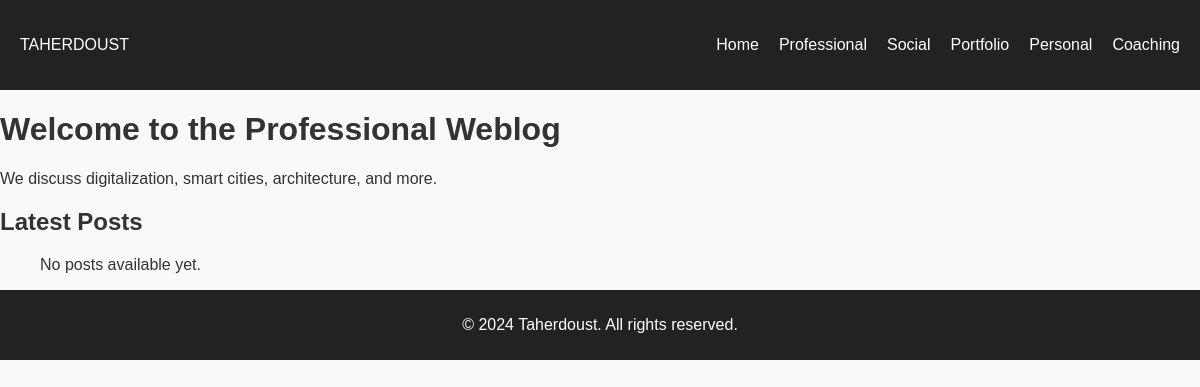
The page /professional-weblog/ on the database as committed earlier.
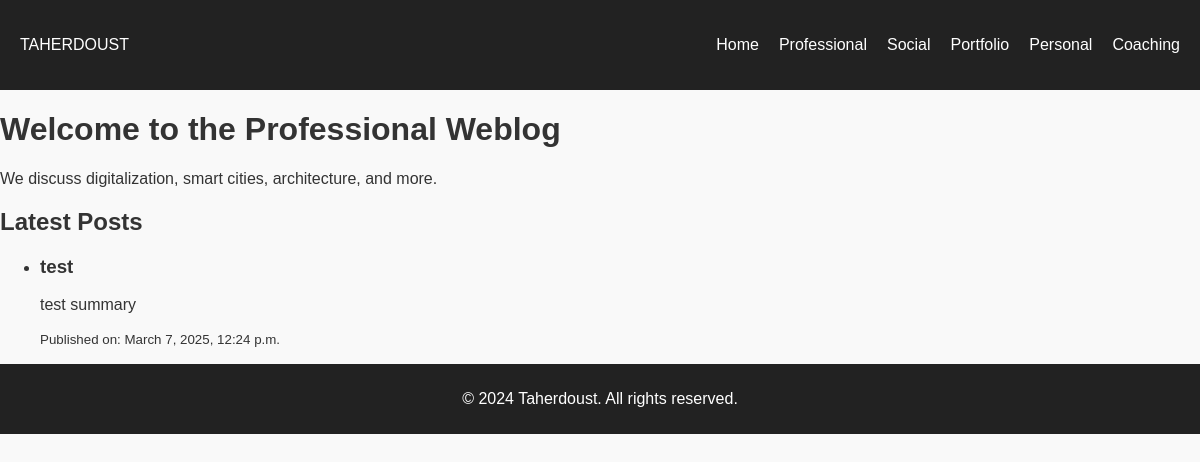
The same page on the database as committed later.
### weblog/models.py (models this page shows, shortened)
class Post(models.Model):
    title = models.CharField(max_length=255)  # Mandatory
    passage = models.TextField(blank=True, null=True)  # Optional
    album = models.ImageField(upload_to='albums/', blank=True, null=True)  # Optional
    summary = models.TextField(blank=True, null=True)  # Optional
    selected_picture = models.ImageField(upload_to='selected_pics/', blank=True, null=True)  # Optional
    classification = models.CharField(
        max_length=50,
        choices=[
            ('professional', 'Professional Weblog'),
            ('social', 'Social Weblog'),
            ('portfolio', 'Portfolio'),
            ('personal', 'Personal Weblog'),
            ('coaching', 'Coaching Page')
        ],
        blank=True, null=True  # Optional
    )
    privacy = models.CharField(
        max_length=10,
        choices=[('public', 'Public'), ('private', 'Private')],
        blank=True, null=True  # Optional
    )
    datetime = models.DateTimeField(auto_now_add=True)  # Automatically set on creation

### weblog/views.py (the view)
# urls.py: path('professional-weblog/', professional_weblog, name='professional'),
def professional_weblog(request):
    return weblog_page(request, 'professional', 'Professional Weblog', 'Welcome to the Professional Weblog', 'We discuss digitalization, smart cities, architecture, and more.')

### weblog/views.py (called while the page is built)
def weblog_page(request, classification, title, heading, description):
    posts = Post.objects.filter(classification=classification, privacy='public').order_by('-datetime')
    return render(request, 'weblog_page.html', {
        'page_title': title,
        'page_heading': heading,
        'page_description': description,
        'posts': posts
    })

### templates/weblog_page.html (shortened to what this page needs)
{% load static %}
<!DOCTYPE html>
<html lang="en">
<head>
    <link rel="stylesheet" href="{% static 'style.css' %}">
</head>
<body>
    {% include "includes/navbar.html" %}
    <div class="container">
        <h1>{{ page_heading }}</h1>
        <p>{{ page_description }}</p>
        <h2>Latest Posts</h2>
        <ul>
            {% for post in posts %}
                <li>
                    <h3>{{ post.title }}</h3>
                    <p>{{ post.summary }}</p>
                    <p><small>Published on: {{ post.datetime }}</small></p>
                </li>
            {% empty %}
                <p>No posts available yet.</p>
            {% endfor %}
        </ul>
    </div>
    {% include "includes/footer.html" %}
</body>
</html>

Rows that differ between the two databases and show on the page:
added Post: title "test", summary "test summary", datetime "March 7, 2025, 12:24 p.m."
Other text that changed with them:
text no longer shown: "No posts available yet."
